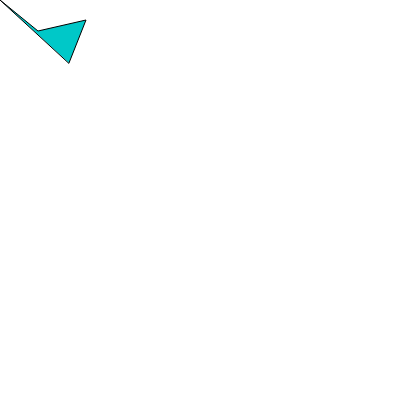
Frame 1 (no input)
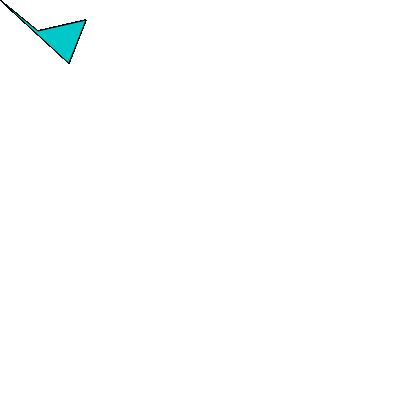
Frame 60 (no input)
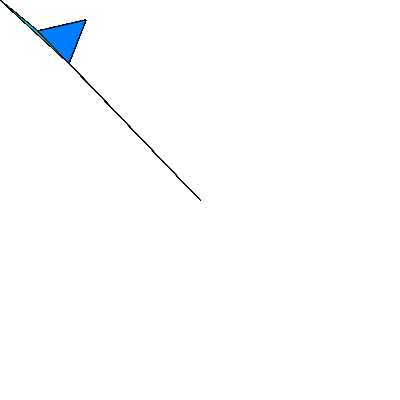
Frame 120 (the mouse pressed at the canvas centre since frame 60)

The p5.js sketch that drew these frames (run headless with seeded random() and noise() and a simulated clock; from frame 60 on, the mouse is pressed at the canvas centre):

// p5.js sketch
// ── sketch.js
function setup() {
    createCanvas(400, 400);
  }
  
  function draw() {
    if (mouseIsPressed) {
      fill(0, 126, 255);
    } else {
      fill(0, 200, 200);
    }
    quad(mouseX, mouseY, 38, 31, 86, 20, 69, 63,);
  ;
  }  
